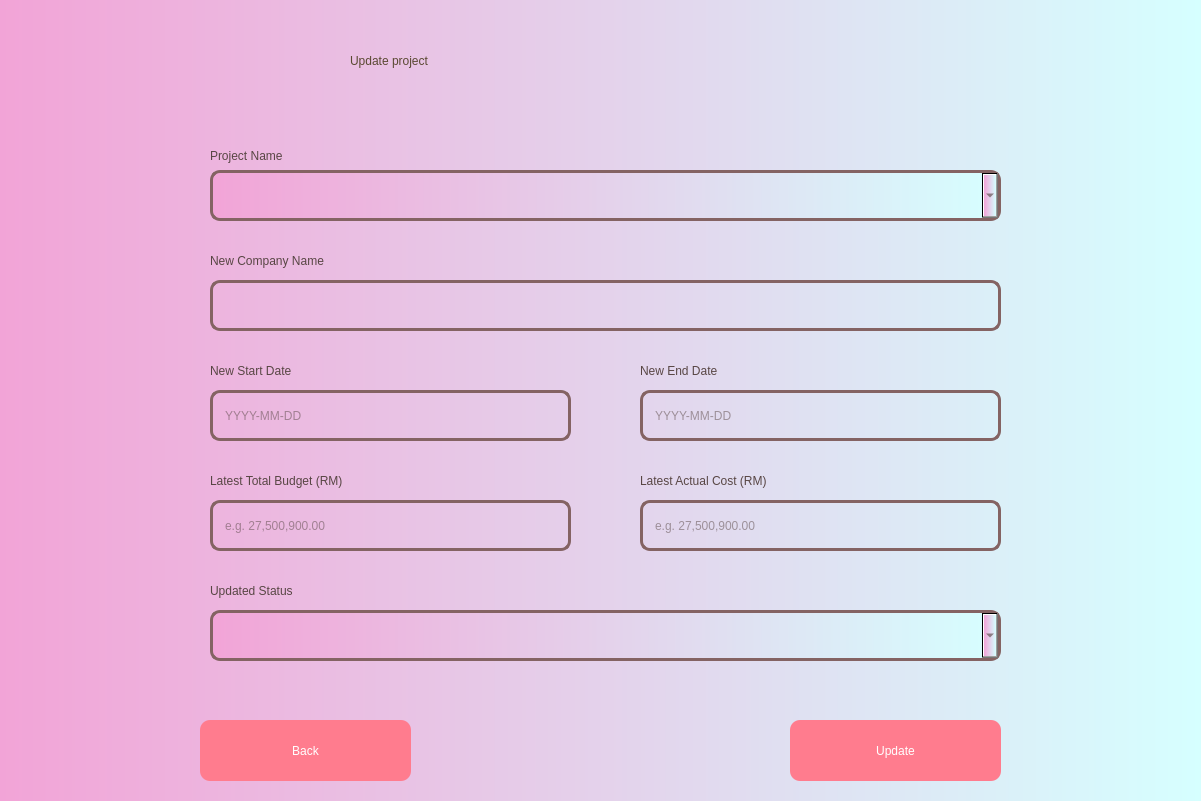
<?xml version="1.0" encoding="UTF-8"?>
<ui version="4.0">
 <class>Dialog</class>
 <widget class="QDialog" name="Dialog">
  <property name="geometry">
   <rect>
    <x>0</x>
    <y>0</y>
    <width>1201</width>
    <height>801</height>
   </rect>
  </property>
  <property name="windowTitle">
   <string>Dialog</string>
  </property>
  <property name="styleSheet">
   <string notr="true"/>
  </property>
  <widget class="QWidget" name="widget" native="true">
   <property name="geometry">
    <rect>
     <x>0</x>
     <y>0</y>
     <width>1201</width>
     <height>801</height>
    </rect>
   </property>
   <property name="styleSheet">
    <string notr="true">QWidget#widget{
background-color:qlineargradient(spread:reflect, x1:0, y1:0, x2:1, y2:0, stop:0 rgba(242, 164, 215, 255), stop:1 rgba(214, 255, 255, 255));}</string>
   </property>
   <widget class="QLabel" name="create_a_project">
    <property name="geometry">
     <rect>
      <x>350</x>
      <y>10</y>
      <width>551</width>
      <height>101</height>
     </rect>
    </property>
    <property name="styleSheet">
     <string notr="true">color:rgb(90, 73, 50);
font: 63 45pt &quot;Yu Gothic UI Semibold&quot;;
</string>
    </property>
    <property name="text">
     <string>Update project</string>
    </property>
   </widget>
   <widget class="QLabel" name="project_name">
    <property name="geometry">
     <rect>
      <x>210</x>
      <y>140</y>
      <width>181</width>
      <height>31</height>
     </rect>
    </property>
    <property name="styleSheet">
     <string notr="true">color: rgb(88, 70, 68);
font: 63 15pt &quot;Yu Gothic UI Semibold&quot;;
</string>
    </property>
    <property name="text">
     <string>Project Name</string>
    </property>
   </widget>
   <widget class="QLineEdit" name="company_name_box">
    <property name="geometry">
     <rect>
      <x>210</x>
      <y>280</y>
      <width>791</width>
      <height>51</height>
     </rect>
    </property>
    <property name="styleSheet">
     <string notr="true">QLineEdit{
color: rgb(88, 70, 68);
font: 63 15pt &quot;Yu Gothic UI Semibold&quot;;
background-color: rgba(0,0,0,0);
border: 3px solid rgb(132, 99, 99);
padding-left: 10px;
border-radius: 10px;
}

QLineEdit:focus
{
color: rgb(88, 70, 68);
font: 63 15pt &quot;Yu Gothic UI Semibold&quot;;
background-color:rgb(255, 226, 220);
border: 3px solid rgb(223, 134, 135);
}


</string>
    </property>
   </widget>
   <widget class="QPushButton" name="Update">
    <property name="geometry">
     <rect>
      <x>790</x>
      <y>720</y>
      <width>211</width>
      <height>61</height>
     </rect>
    </property>
    <property name="styleSheet">
     <string notr="true">QPushButton{
background-color: rgb(255, 124, 142);
font: 63 18pt &quot;Yu Gothic UI Semibold&quot;;
color: rgb(255, 255, 255);
border-radius: 10px;
}

QPushButton:hover
{
background-color: rgb(141, 91, 158);
font: 63 18pt &quot;Yu Gothic UI Semibold&quot;;
color: rgb(255, 255, 255);
border-radius: 10px;
}

QPushButton:pressed
{
padding-left:5px;
padding-top:5px;
}
</string>
    </property>
    <property name="text">
     <string>Update</string>
    </property>
   </widget>
   <widget class="QPushButton" name="Back">
    <property name="geometry">
     <rect>
      <x>200</x>
      <y>720</y>
      <width>211</width>
      <height>61</height>
     </rect>
    </property>
    <property name="styleSheet">
     <string notr="true">QPushButton{
background-color: rgb(255, 124, 142);
font: 63 18pt &quot;Yu Gothic UI Semibold&quot;;
color: rgb(255, 255, 255);
border-radius: 10px;
}

QPushButton:hover
{
background-color: rgb(141, 91, 158);
font: 63 18pt &quot;Yu Gothic UI Semibold&quot;;
color: rgb(255, 255, 255);
border-radius: 10px;
}

QPushButton:pressed
{
padding-left:5px;
padding-top:5px;
}</string>
    </property>
    <property name="text">
     <string>Back</string>
    </property>
   </widget>
   <widget class="QLabel" name="error">
    <property name="geometry">
     <rect>
      <x>200</x>
      <y>670</y>
      <width>801</width>
      <height>31</height>
     </rect>
    </property>
    <property name="styleSheet">
     <string notr="true">color: red;
font: 63 15pt &quot;Yu Gothic UI Semibold&quot;;
</string>
    </property>
    <property name="text">
     <string/>
    </property>
   </widget>
   <widget class="QComboBox" name="name_of_project">
    <property name="geometry">
     <rect>
      <x>210</x>
      <y>170</y>
      <width>791</width>
      <height>51</height>
     </rect>
    </property>
    <property name="styleSheet">
     <string notr="true">QComboBox{
background-color: qlineargradient(spread:reflect, x1:0, y1:0, x2:1, y2:0, stop:0 rgba(242, 164, 215, 255), stop:1 rgba(214, 255, 255, 255));
font: 63 15pt &quot;Yu Gothic UI Semibold&quot;;
color: rgb(88, 70, 68);
border: 3px solid rgb(132, 99, 99);
padding-left: 10px;
border-radius: 10px;
}

QComboBox:hover{
color: rgb(88, 70, 68);
font: 63 15pt &quot;Yu Gothic UI Semibold&quot;;
background-color:rgb(255, 226, 220);
border: 3px solid rgb(223, 134, 135);
}</string>
    </property>
    <property name="maxVisibleItems">
     <number>30</number>
    </property>
   </widget>
   <widget class="QLabel" name="company_name">
    <property name="geometry">
     <rect>
      <x>210</x>
      <y>240</y>
      <width>261</width>
      <height>41</height>
     </rect>
    </property>
    <property name="styleSheet">
     <string notr="true">color: rgb(88, 70, 68);
font: 63 15pt &quot;Yu Gothic UI Semibold&quot;;
</string>
    </property>
    <property name="text">
     <string>New Company Name</string>
    </property>
   </widget>
   <widget class="QLineEdit" name="start_date_box">
    <property name="geometry">
     <rect>
      <x>210</x>
      <y>390</y>
      <width>361</width>
      <height>51</height>
     </rect>
    </property>
    <property name="styleSheet">
     <string notr="true">QLineEdit{
color: rgb(88, 70, 68);
font: 63 15pt &quot;Yu Gothic UI Semibold&quot;;
background-color: rgba(0,0,0,0);
border: 3px solid rgb(132, 99, 99);
padding-left: 10px;
border-radius: 10px;
}

QLineEdit:focus
{
color: rgb(88, 70, 68);
font: 63 15pt &quot;Yu Gothic UI Semibold&quot;;
background-color:rgb(255, 226, 220);
border: 3px solid rgb(223, 134, 135);
}


</string>
    </property>
    <property name="placeholderText">
     <string>YYYY-MM-DD</string>
    </property>
   </widget>
   <widget class="QLineEdit" name="end_date_box">
    <property name="geometry">
     <rect>
      <x>640</x>
      <y>390</y>
      <width>361</width>
      <height>51</height>
     </rect>
    </property>
    <property name="styleSheet">
     <string notr="true">QLineEdit{
color: rgb(88, 70, 68);
font: 63 15pt &quot;Yu Gothic UI Semibold&quot;;
background-color: rgba(0,0,0,0);
border: 3px solid rgb(132, 99, 99);
padding-left: 10px;
border-radius: 10px;
}

QLineEdit:focus
{
color: rgb(88, 70, 68);
font: 63 15pt &quot;Yu Gothic UI Semibold&quot;;
background-color:rgb(255, 226, 220);
border: 3px solid rgb(223, 134, 135);
}


</string>
    </property>
    <property name="placeholderText">
     <string>YYYY-MM-DD</string>
    </property>
   </widget>
   <widget class="QLabel" name="start_date">
    <property name="geometry">
     <rect>
      <x>210</x>
      <y>350</y>
      <width>191</width>
      <height>41</height>
     </rect>
    </property>
    <property name="styleSheet">
     <string notr="true">color: rgb(88, 70, 68);
font: 63 15pt &quot;Yu Gothic UI Semibold&quot;;

</string>
    </property>
    <property name="text">
     <string>New Start Date</string>
    </property>
   </widget>
   <widget class="QLabel" name="end_date">
    <property name="geometry">
     <rect>
      <x>640</x>
      <y>360</y>
      <width>171</width>
      <height>21</height>
     </rect>
    </property>
    <property name="styleSheet">
     <string notr="true">color: rgb(88, 70, 68);
font: 63 15pt &quot;Yu Gothic UI Semibold&quot;;
</string>
    </property>
    <property name="text">
     <string>New End Date</string>
    </property>
   </widget>
   <widget class="QLineEdit" name="total_budget_box">
    <property name="geometry">
     <rect>
      <x>210</x>
      <y>500</y>
      <width>361</width>
      <height>51</height>
     </rect>
    </property>
    <property name="styleSheet">
     <string notr="true">QLineEdit{
color: rgb(88, 70, 68);
font: 63 15pt &quot;Yu Gothic UI Semibold&quot;;
background-color: rgba(0,0,0,0);
border: 3px solid rgb(132, 99, 99);
border-radius: 10px;
padding-left: 10px;
}

QLineEdit:focus
{
color: rgb(88, 70, 68);
font: 63 15pt &quot;Yu Gothic UI Semibold&quot;;
background-color:rgb(255, 226, 220);
border: 3px solid rgb(223, 134, 135);
}


</string>
    </property>
    <property name="placeholderText">
     <string>e.g. 27,500,900.00</string>
    </property>
   </widget>
   <widget class="QLabel" name="total_budget">
    <property name="geometry">
     <rect>
      <x>210</x>
      <y>460</y>
      <width>291</width>
      <height>41</height>
     </rect>
    </property>
    <property name="styleSheet">
     <string notr="true">color: rgb(88, 70, 68);
font: 63 15pt &quot;Yu Gothic UI Semibold&quot;;
</string>
    </property>
    <property name="text">
     <string>Latest Total Budget (RM)</string>
    </property>
   </widget>
   <widget class="QLabel" name="status">
    <property name="geometry">
     <rect>
      <x>210</x>
      <y>570</y>
      <width>221</width>
      <height>41</height>
     </rect>
    </property>
    <property name="styleSheet">
     <string notr="true">color: rgb(88, 70, 68);
font: 63 15pt &quot;Yu Gothic UI Semibold&quot;;
</string>
    </property>
    <property name="text">
     <string>Updated Status</string>
    </property>
   </widget>
   <widget class="QComboBox" name="status_box">
    <property name="geometry">
     <rect>
      <x>210</x>
      <y>610</y>
      <width>791</width>
      <height>51</height>
     </rect>
    </property>
    <property name="autoFillBackground">
     <bool>false</bool>
    </property>
    <property name="styleSheet">
     <string notr="true">QComboBox{
background-color: qlineargradient(spread:reflect, x1:0, y1:0, x2:1, y2:0, stop:0 rgba(242, 164, 215, 255), stop:1 rgba(214, 255, 255, 255));
font: 63 15pt &quot;Yu Gothic UI Semibold&quot;;
color: rgb(88, 70, 68);
border: 3px solid rgb(132, 99, 99);
padding-left: 10px;
border-radius: 10px;
}

QComboBox:hover{
color: rgb(88, 70, 68);
font: 63 15pt &quot;Yu Gothic UI Semibold&quot;;
background-color:rgb(255, 226, 220);
border: 3px solid rgb(223, 134, 135);
}</string>
    </property>
    <property name="inputMethodHints">
     <set>Qt::ImhNone</set>
    </property>
    <property name="editable">
     <bool>false</bool>
    </property>
    <property name="currentText">
     <string/>
    </property>
    <property name="currentIndex">
     <number>-1</number>
    </property>
    <property name="sizeAdjustPolicy">
     <enum>QComboBox::AdjustToMinimumContentsLength</enum>
    </property>
    <item>
     <property name="text">
      <string extracomment="uiui">Completed</string>
     </property>
    </item>
    <item>
     <property name="text">
      <string>Ongoing</string>
     </property>
    </item>
    <item>
     <property name="text">
      <string>On Hold</string>
     </property>
    </item>
   </widget>
   <widget class="QLineEdit" name="actual_cost_box">
    <property name="geometry">
     <rect>
      <x>640</x>
      <y>500</y>
      <width>361</width>
      <height>51</height>
     </rect>
    </property>
    <property name="styleSheet">
     <string notr="true">QLineEdit{
color: rgb(88, 70, 68);
font: 63 15pt &quot;Yu Gothic UI Semibold&quot;;
background-color: rgba(0,0,0,0);
border: 3px solid rgb(132, 99, 99);
border-radius: 10px;
padding-left: 10px;
}

QLineEdit:focus
{
color: rgb(88, 70, 68);
font: 63 15pt &quot;Yu Gothic UI Semibold&quot;;
background-color:rgb(255, 226, 220);
border: 3px solid rgb(223, 134, 135);
}


</string>
    </property>
    <property name="placeholderText">
     <string>e.g. 27,500,900.00</string>
    </property>
   </widget>
   <widget class="QLabel" name="latest_actual_cost">
    <property name="geometry">
     <rect>
      <x>640</x>
      <y>460</y>
      <width>321</width>
      <height>41</height>
     </rect>
    </property>
    <property name="styleSheet">
     <string notr="true">color: rgb(88, 70, 68);
font: 63 15pt &quot;Yu Gothic UI Semibold&quot;;
</string>
    </property>
    <property name="text">
     <string>Latest Actual Cost (RM)</string>
    </property>
   </widget>
   <zorder>create_a_project</zorder>
   <zorder>project_name</zorder>
   <zorder>Update</zorder>
   <zorder>Back</zorder>
   <zorder>company_name_box</zorder>
   <zorder>error</zorder>
   <zorder>name_of_project</zorder>
   <zorder>company_name</zorder>
   <zorder>start_date_box</zorder>
   <zorder>end_date_box</zorder>
   <zorder>start_date</zorder>
   <zorder>end_date</zorder>
   <zorder>total_budget_box</zorder>
   <zorder>total_budget</zorder>
   <zorder>status</zorder>
   <zorder>status_box</zorder>
   <zorder>actual_cost_box</zorder>
   <zorder>latest_actual_cost</zorder>
  </widget>
 </widget>
 <resources/>
 <connections/>
</ui>
